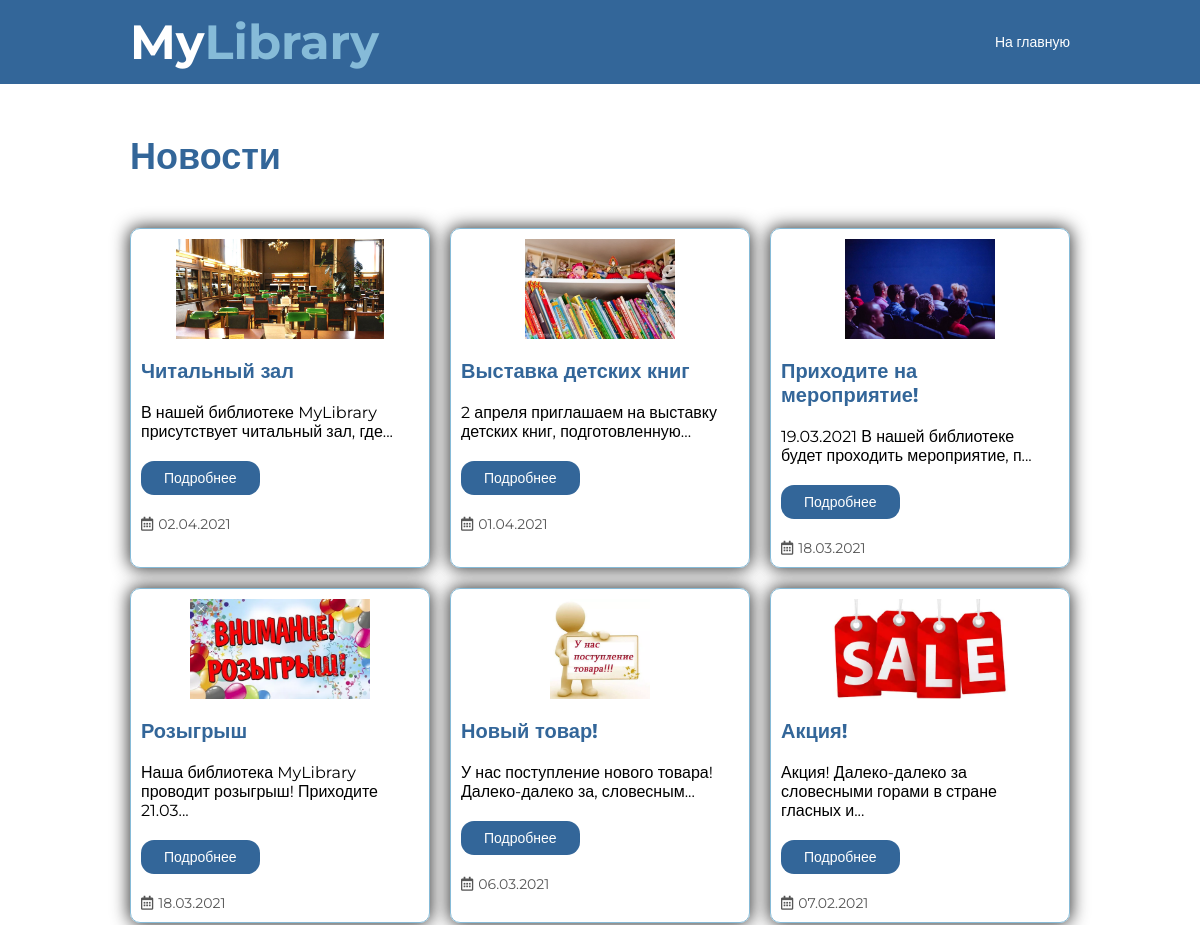
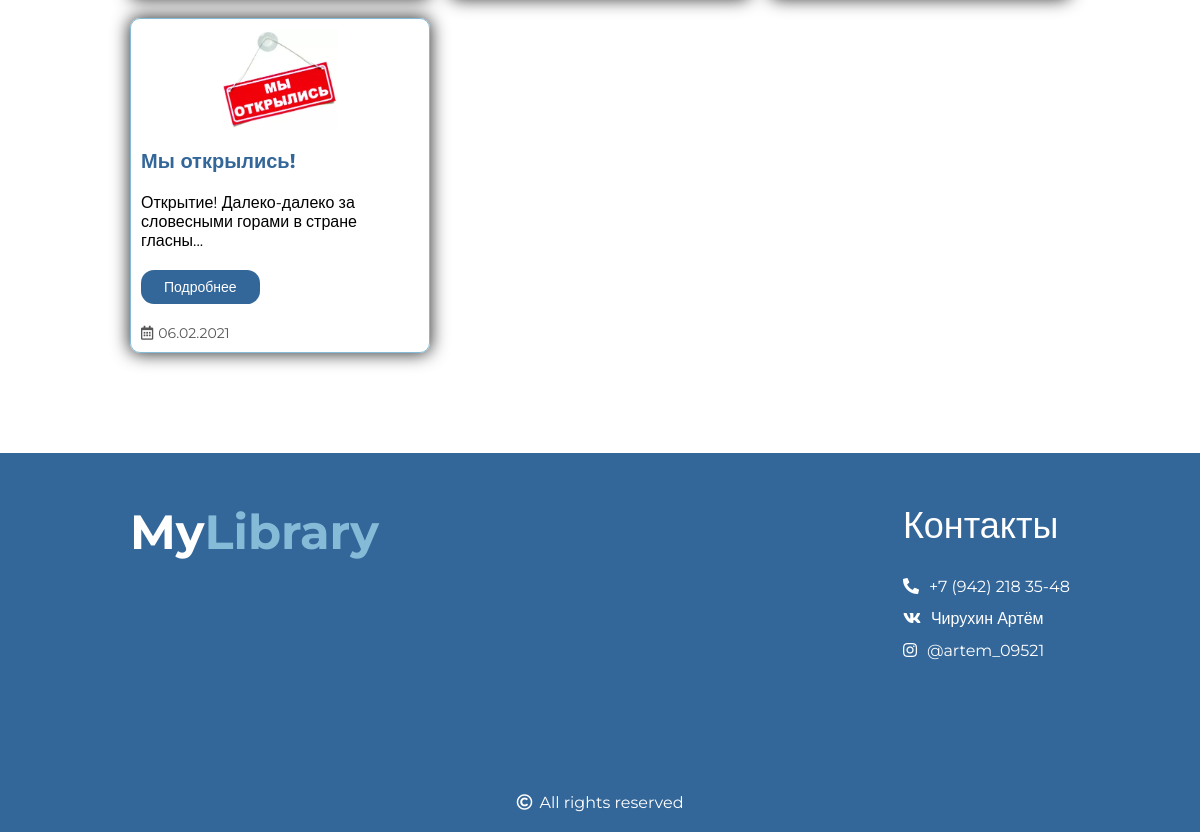
Page /pages/news.php on the committed database (2 pictures, top to bottom).
### tables this page shows
CREATE TABLE `news` (
  `id` int(11) NOT NULL,
  `title` varchar(255) NOT NULL,
  `description` text NOT NULL,
  `image` varchar(255) NOT NULL,
  `pubdate` date NOT NULL,
  `meta_description` varchar(255) NOT NULL,
  `meta_keywords` text NOT NULL
);

### pages/news.php (the view, shortened to what this page needs)
<?php
	require_once '../inc/connection.php';
	$sql = "SELECT * FROM news ORDER BY pubdate DESC";
	$result = mysqli_query($connect, $sql);
?>
<!DOCTYPE html>
<html>
<head>
	<link rel="stylesheet" href="../css/style.css">
	<link rel="stylesheet" href="../css/news.css">
	<link rel="stylesheet" href="https://use.fontawesome.com/releases/v5.15.2/css/all.css">
</head>
<body>
	<?php include '../inc/header.php'; ?>
	<section>
		<div class="container">
			<h2 class="title title-news">Новости</h2>
			<div class="news">
				<?php
					if($result){
						$rows = mysqli_num_rows($result);
						for($i = 0; $i < $rows; $i++){
							$row = mysqli_fetch_assoc($result);
							echo
							'<div class="news-item">
								<img height="100" src="../img/news/' . $row['image'] . '" alt="' . $row['title'] . '">
								<h3>' . $row['title'] . '</h3>
								<p>' . mb_substr(strip_tags($row['description']), 0, 60) . '...</p>
								<a href="specialnews.php?id=' . $row['id'] . '" class="look-btn">Подробнее</a>
								<p class="pub-date"><i class="far fa-calendar-alt"></i>' . date("d.m.Y", strtotime($row['pubdate'])) . '</p>
							</div>';
						}
					}
				?>
			</div>
		</div>
	</section>
	<?php include '../inc/footer.php'; ?>
</body>
</html>

### css/style.css (style rules this page uses)
* { margin: 0; padding: 0; box-sizing: border-box; }
body { font-family: 'Montserrat', sans-serif; }
.container { width: 1170px; padding: 0 15px; margin: 0 auto; }
.title { text-align: center; font-size: 36px; font-weight: bold; }
.look-btn { text-decoration: none; color: #fff; padding: 8px 23px; font-size: 14px; background: #336699; border-radius: 13px; display: inline-block; margin-top: 40px; margin-bottom: 20px; }
@media (max-width: 1280px) { .container { width: 970px; } }

### css/news.css (style rules this page uses)
.title-news { text-align: left; margin: 50px 0; color: #336699; }
.news { display: flex; flex-wrap: wrap; margin-bottom: 80px; justify-content: space-between; }
.news-item { max-width: 300px; border: 1px solid #86BBD8; border-radius: 10px; padding: 10px; box-shadow: 0px 0px 17px 1px rgba(0,0,0,0.81); margin-bottom: 20px; }
.news-item:first-child { margin-left: 0; }
.news-item img { display: block; margin: 0 auto; }
.news-item > h3 { margin: 20px 0; font-size: 20px; color: #336699; }
.news-item > a { margin: 20px 0; }
.pub-date { color: #565656; font-size: 14px; }
.pub-date i { margin-right: 5px; }

### rows in the picture
news: image (picture), title "Читальный зал", description "В нашей библиотеке MyLibrary присутствует читальный зал, где", pubdate "02.04.2021"
news: image (picture), title "Выставка детских книг", description "2 апреля приглашаем на выставку детских книг, подготовленную", pubdate "01.04.2021"
news: image (picture), title "Приходите на мероприятие!", description "19.03.2021 В нашей библиотеке будет проходить мероприятие, п", pubdate "18.03.2021"
news: image (picture), title "Розыгрыш", description "Наша библиотека MyLibrary проводит розыгрыш! Приходите 21.03", pubdate "18.03.2021"
news: image (picture), title "Новый товар!", description "У нас поступление нового товара! Далеко-далеко за, словесным", pubdate "06.03.2021"
news: image (picture), title "Акция!", description "Акция! Далеко-далеко за словесными горами в стране гласных и", pubdate "07.02.2021"
news: image (picture), title "Мы открылись!", description "Открытие! Далеко-далеко за словесными горами в стране гласны", pubdate "06.02.2021"
